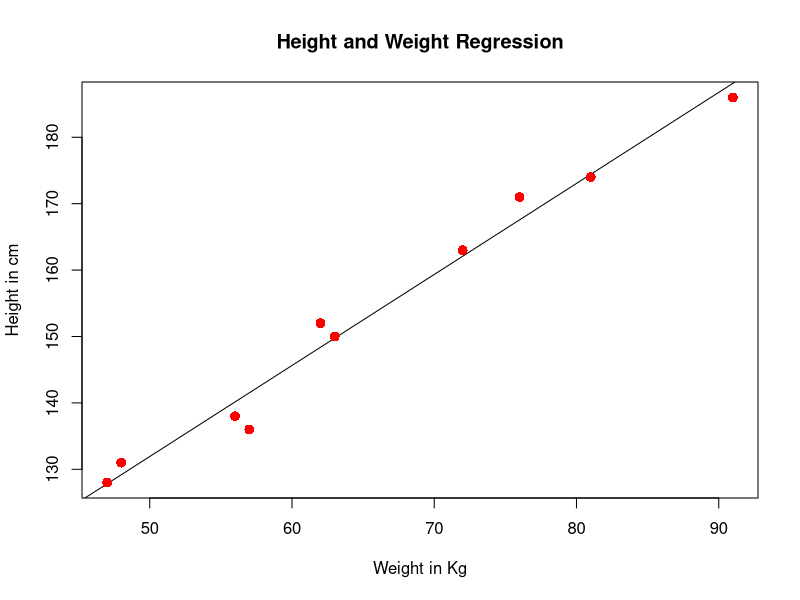

Source code (R): (Note: this script raises an error after producing the figure.)
x <-c(150,174, 138, 186, 128, 136, 171, 163, 152, 131)
y<-c(63, 81, 56, 91, 47, 57, 76, 72, 62, 48)
relation <-lm(y~x)
print(summary(relation))
a <-data.frame(x=170)
result <- predict(relation,a)
print(result)
png(file = "linear_regression.png")
plot(y,x,col = "red",main = "Height and Weight Regression",abline(lm(x~y)),cex =
       1.3,pch = 16,xlab = "Weight in Kg",ylab = "Height in cm")
dev.oﬀ()
